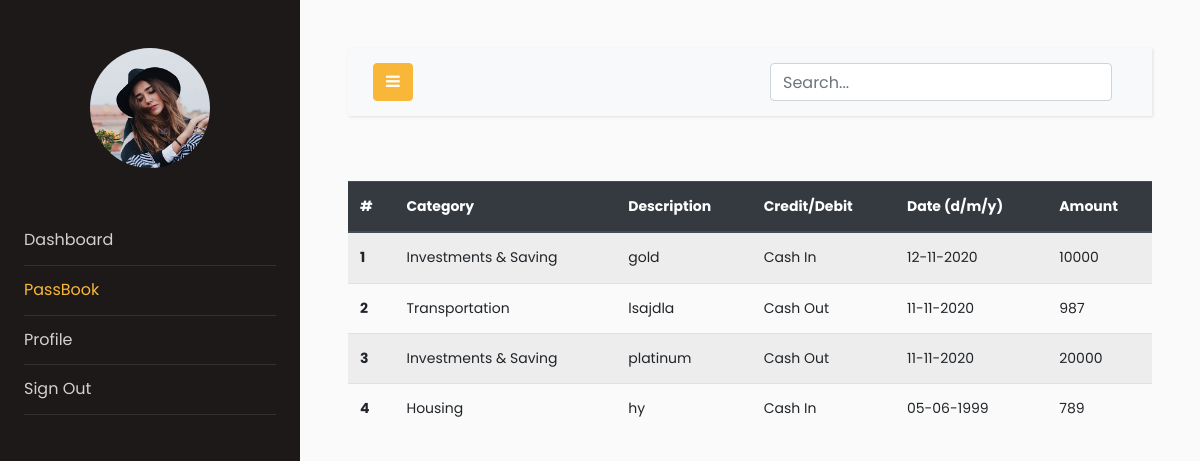
The page /passbook (signed in) on the database its author committed.
### models.py (models this page shows, shortened)
class Transactions(db.Model):
    __searchable__ = ['description','cat','cashFlow','amount','date']
    users = db.relationship(Users)
    id = db.Column(db.Integer, primary_key=True)
    cashFlow = db.Column(db.Integer)
    amount = db.Column(db.Integer)
    description = db.Column(db.String(64))
    cat = db.Column(db.String(64))
    date = db.Column(db.DateTime)
    userId = db.Column(db.Integer, db.ForeignKey('users.id'), nullable=False)

### app.py (the view)
@app.route("/passbook", methods=["GET", "POST"])
@login_required
def passbook():
    uid = current_user.id
    trans_data = Transactions.query.filter_by(userId=uid).order_by(
        Transactions.date.desc()
    )
    return render_template("passbook.html", trans_data=trans_data)

### models.py (called while the page is built)
@login_manager.user_loader
def load_user(user_id):
    return Users.query.get(user_id)

### templates/passbook.html (shortened to what this page needs)
<!doctype html>
<html lang="en">
<head>
    <link rel="stylesheet" href="https://stackpath.bootstrapcdn.com/font-awesome/4.7.0/css/font-awesome.min.css">
<link rel="stylesheet" href="{{ url_for('static', filename='css1/style.css') }}">
</head>
<body>
    <div class="wrapper d-flex align-items-stretch">
        <nav id="sidebar">
            <div class="p-4 pt-5">
                <a href="#" class="img logo rounded-circle mb-5" style="background-image: url(../static/images1/logo.jpg);"></a>
                <ul class="list-unstyled components mb-5">
                    <li>
                        <a href="{{url_for('dashboard')}}">Dashboard</a>
                    </li>
                    <li class="active">
                        <a href="{{url_for('passbook')}}">PassBook</a>
                    </li>
                    <li>
                        <a href="{{url_for('profile')}}">Profile</a>
                    </li>
                    <li>
                        <a href="{{url_for('logout')}}">Sign Out</a>
                    </li>
                </ul>
            </div>
        </nav>
        <div id="content" class="p-4 p-md-5">
            <nav class="navbar navbar-expand-lg navbar-light bg-light">
                <div class="container-fluid">
                    <button type="button" id="sidebarCollapse" class="btn btn-primary">
                        <i class="fa fa-bars"></i>
                    </button>
                    <form action="search" , method="GET">
                        <div class="container h-50">
                            <div class="d-flex justify-content-center h-100">
                                <input type="search" class="form-control ds-input" id="search-input" name="query" placeholder="Search..." aria-label="Search for..."
                                    autocomplete="off" data-docs-version="4.5" spellcheck="false" role="combobox" aria-autocomplete="list"
                                    aria-expanded="false" aria-owns="algolia-autocomplete-listbox-0" dir="auto"
                                    style="position: relative; vertical-align: top;">
                            </div>
                        </div>
                    </form>
                </div>
            </nav>
            <br>
            <table class="table table-striped">
                <thead class="thead-dark">
                    <tr>
                        <th scope="col">#</th>
                        <th scope="col">Category</th>
                        <th scope="col">Description</th>
                        <th scope="col">Credit/Debit</th>
                        <th scope="col">Date (d/m/y)</th>
                        <th scope="col">Amount</th>
                    </tr>
                </thead>
                <tbody>
                    {%for r in trans_data%}
                    <tr>
                        <th scope="row">{{loop.index0 + 1}}</th>
                        <td>{{r.cat}}</td>
                        <td>{{r.description}}</td>
                        {%if r.cashFlow == 1 %}
                        <td>Cash In</td>
                        {%else%}
                        <td>Cash Out</td>
                        {%endif%}
                        <td>{{r.date.strftime('%d-%m-%Y')}}</td>
                        <td>{{r.amount}}</td>
                    </tr>
                    {%endfor%}
                </tbody>
            </table>
        </div>
    </div>
</body>
</html>

### rows shown on the page
Transactions: cat "Investments & Saving", description "gold", cashFlow "Cash In", date "12-11-2020", amount "10000"
Transactions: cat "Transportation", description "lsajdla", cashFlow "Cash Out", date "11-11-2020", amount "987"
Transactions: cat "Investments & Saving", description "platinum", cashFlow "Cash Out", date "11-11-2020", amount "20000"
Transactions: cat "Housing", description "hy", cashFlow "Cash In", date "05-06-1999", amount "789"
